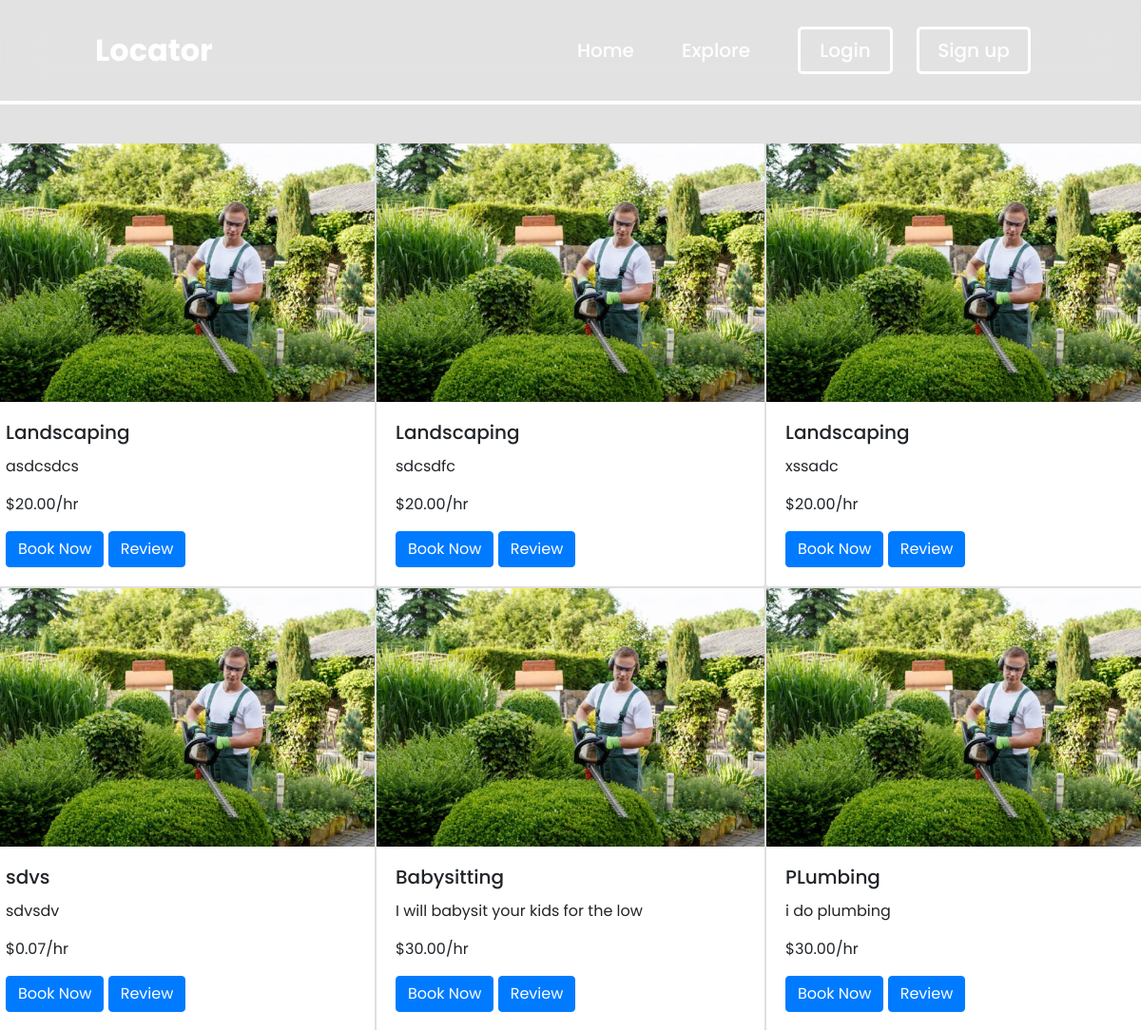
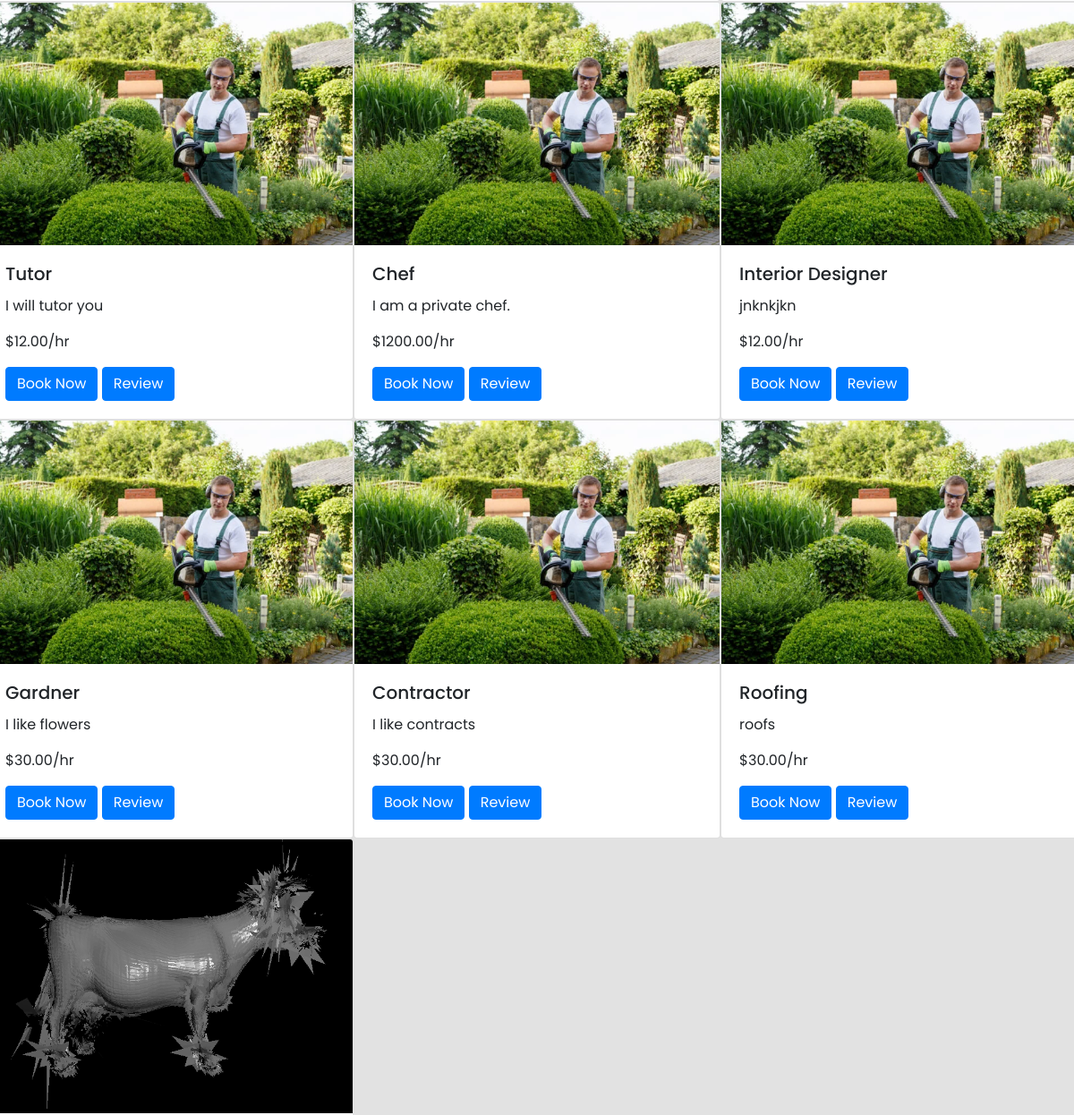
/explore/ (upper part), run on an earlier commit of the app's database (2 pictures, top to bottom).
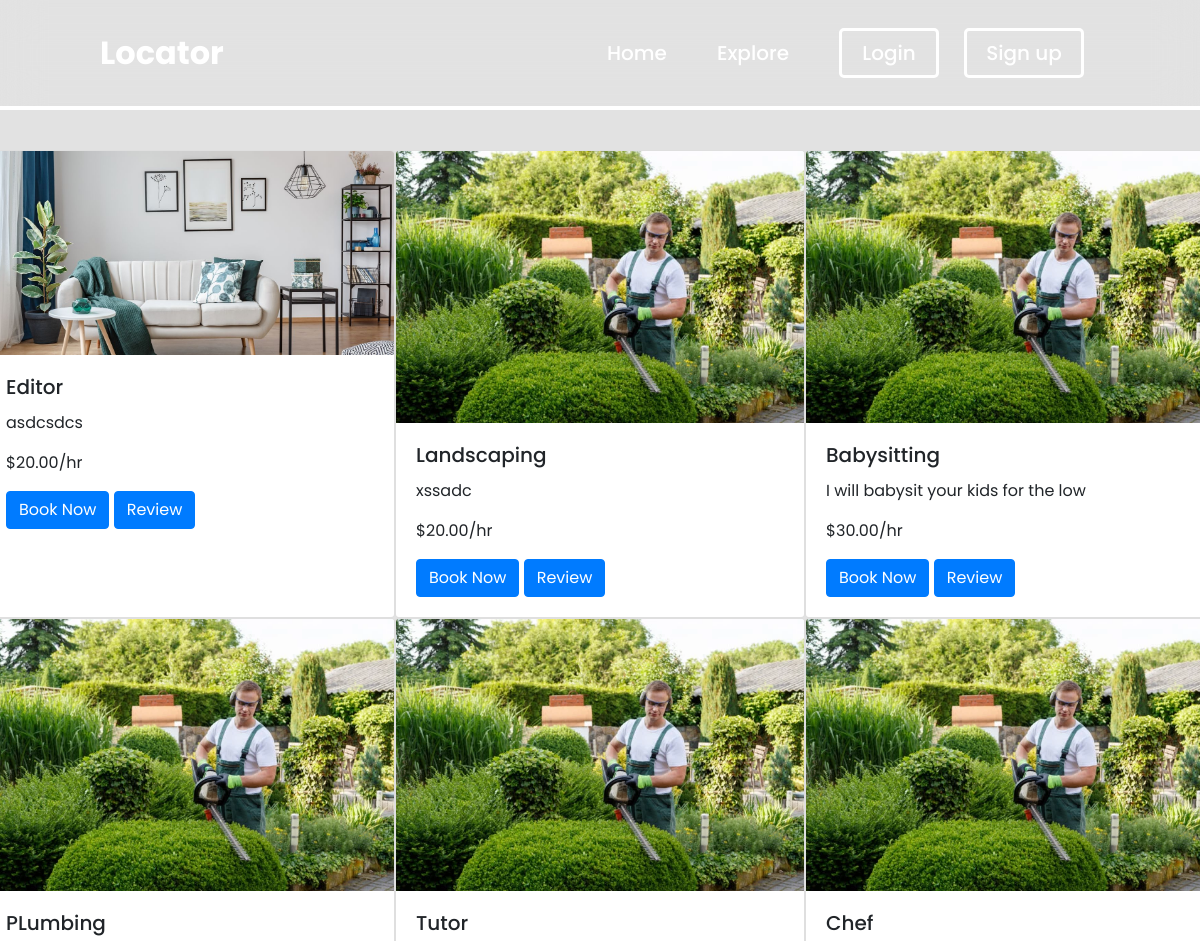
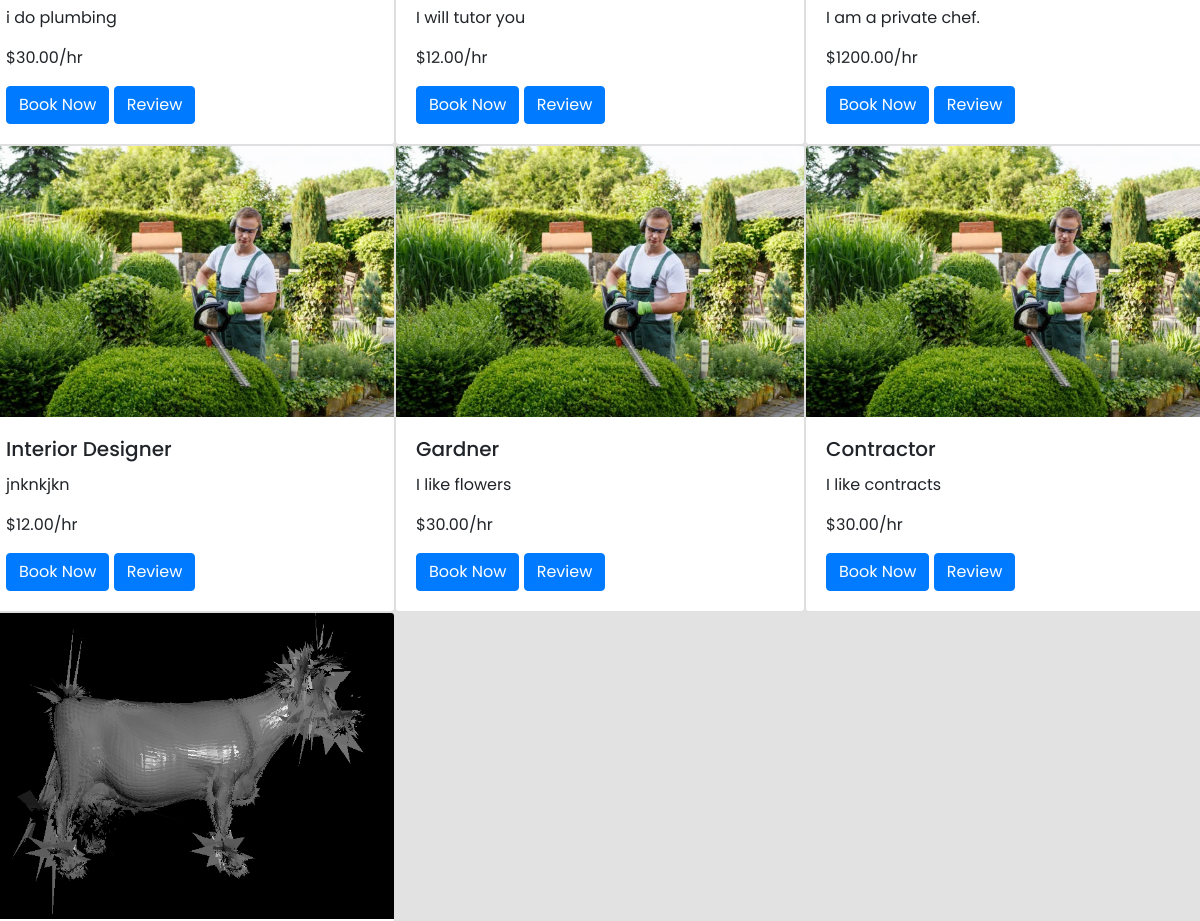
And on a later commit of the database (2 pictures, top to bottom).
### posting_service/models.py (models this page shows)
class Service(models.Model):
  ServiceID = models.CharField(max_length=8, default=generate_unique_code, unique=True)
  freelancer = models.ForeignKey(User, on_delete=models.CASCADE, null=True, blank=True)
  serviceName = models.CharField(max_length=250)
  description = models.TextField()
  price = models.DecimalField(max_digits=10, decimal_places=2)
  service_img = models.ImageField(upload_to='images/', null=True, blank=True)
  created_at = models.DateTimeField(auto_now_add=True)

### frontend/views.py (the view)
# urls.py: path('explore/', ViewServices, name="explore")
def ViewServices(request):
  services = Service.objects.all()
  return render(request, 'explore.html', {'services': services})

### frontend/templates/explore.html (shortened to what this page needs)
{% extends "base.html" %}
{% load static %}
{% block content %}
  <div class="row row-cols-md-3">
    {% for service in services %}
      <div class="card">
          {% if service.service_img %}
          <img src="{{ service.service_img.url }}" alt="{{ service.serviceName }}" class="card-img-top">
          {% else %}
          <img src="{% static "img/IMG2.jpg" %}" class="card-img-top" alt="...">
          {% endif %}
          <div class="card-body">
              <h5 class="card-title">{{ service.serviceName }}</h5>
              <p class="card-text">{{ service.description }}</p>
              <p class="card-text">${{ service.price }}/hr</p>
              <div>
                  <a href="{% url 'appointments:book' service.ServiceID %}" class="btn btn-primary">Book Now</a>
                  <a href="{% url 'reviews:review' service.ServiceID %}" class="btn btn-primary">Review</a>
              </div>
          </div>
      </div>
    {% endfor %}
  </div>
{% endblock %}

What changed in the data, as far as the page shows it:
removed Service: serviceName "Landscaping", description "sdcsdfc", price "20.00"
removed Service: serviceName "sdvs", description "sdvsdv", price "0.07"
removed Service: serviceName "Roofing", description "roofs", price "30.00"
changed Service "asdcsdcs": service_img: picture added; serviceName "Landscaping" → "Editor"
